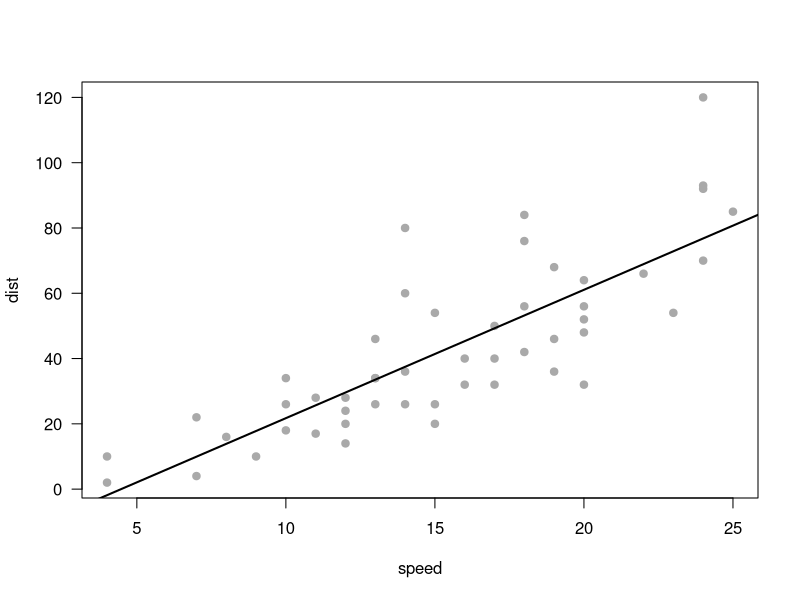

This figure's R source:
## ---- chunk 1
options(htmltools.dir.version = FALSE)
## ---- chunk 2
a <- 1 + 1
{{print(a)}}
## ---- chunk 3
fit <- lm(dist ~ speed, data = cars)
plot(cars, pch = 19, col = "darkgrey", las = 1)
abline(fit, lwd = 2)
## ---- chunk 4
fit <- lm(dist ~ speed, data = cars)
summary(fit)
